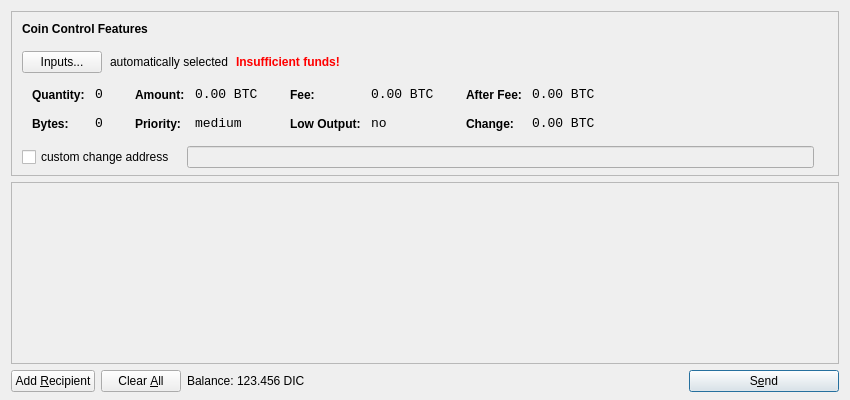
<?xml version="1.0" encoding="UTF-8"?>
<ui version="4.0">
 <class>SendCoinsDialog</class>
 <widget class="QDialog" name="SendCoinsDialog">
  <property name="geometry">
   <rect>
    <x>0</x>
    <y>0</y>
    <width>850</width>
    <height>400</height>
   </rect>
  </property>
  <property name="windowTitle">
   <string>Send Coins</string>
  </property>
  <layout class="QVBoxLayout" name="verticalLayout" stretch="0,1,0">
   <property name="bottomMargin">
    <number>8</number>
   </property>
   <item>
    <widget class="QFrame" name="frameCoinControl">
     <property name="sizePolicy">
      <sizepolicy hsizetype="Expanding" vsizetype="Expanding">
       <horstretch>0</horstretch>
       <verstretch>0</verstretch>
      </sizepolicy>
     </property>
     <property name="maximumSize">
      <size>
       <width>16777215</width>
       <height>16777215</height>
      </size>
     </property>
     <property name="frameShape">
      <enum>QFrame::StyledPanel</enum>
     </property>
     <property name="frameShadow">
      <enum>QFrame::Sunken</enum>
     </property>
     <layout class="QVBoxLayout" name="verticalLayoutCoinControl2">
      <property name="spacing">
       <number>-1</number>
      </property>
      <property name="leftMargin">
       <number>0</number>
      </property>
      <property name="topMargin">
       <number>0</number>
      </property>
      <property name="rightMargin">
       <number>0</number>
      </property>
      <property name="bottomMargin">
       <number>6</number>
      </property>
      <item>
       <layout class="QVBoxLayout" name="verticalLayoutCoinControl" stretch="0,0,0,0,1">
        <property name="spacing">
         <number>0</number>
        </property>
        <property name="leftMargin">
         <number>10</number>
        </property>
        <property name="topMargin">
         <number>10</number>
        </property>
        <item>
         <layout class="QHBoxLayout" name="horizontalLayoutCoinControl1">
          <property name="bottomMargin">
           <number>15</number>
          </property>
          <item>
           <widget class="QLabel" name="labelCoinControlFeatures">
            <property name="sizePolicy">
             <sizepolicy hsizetype="Preferred" vsizetype="Maximum">
              <horstretch>0</horstretch>
              <verstretch>0</verstretch>
             </sizepolicy>
            </property>
            <property name="font">
             <font>
              <weight>75</weight>
              <bold>true</bold>
             </font>
            </property>
            <property name="styleSheet">
             <string notr="true">font-weight:bold;</string>
            </property>
            <property name="text">
             <string>Coin Control Features</string>
            </property>
           </widget>
          </item>
         </layout>
        </item>
        <item>
         <layout class="QHBoxLayout" name="horizontalLayoutCoinControl2" stretch="0,0,0,0">
          <property name="spacing">
           <number>8</number>
          </property>
          <property name="bottomMargin">
           <number>10</number>
          </property>
          <item>
           <widget class="QPushButton" name="pushButtonCoinControl">
            <property name="styleSheet">
             <string notr="true"/>
            </property>
            <property name="text">
             <string>Inputs...</string>
            </property>
           </widget>
          </item>
          <item>
           <widget class="QLabel" name="labelCoinControlAutomaticallySelected">
            <property name="text">
             <string>automatically selected</string>
            </property>
            <property name="margin">
             <number>5</number>
            </property>
           </widget>
          </item>
          <item>
           <widget class="QLabel" name="labelCoinControlInsuffFunds">
            <property name="font">
             <font>
              <weight>75</weight>
              <bold>true</bold>
             </font>
            </property>
            <property name="styleSheet">
             <string notr="true">color:red;font-weight:bold;</string>
            </property>
            <property name="text">
             <string>Insufficient funds!</string>
            </property>
            <property name="margin">
             <number>5</number>
            </property>
           </widget>
          </item>
          <item>
           <spacer name="horizontalSpacerCoinControl">
            <property name="orientation">
             <enum>Qt::Horizontal</enum>
            </property>
            <property name="sizeHint" stdset="0">
             <size>
              <width>40</width>
              <height>1</height>
             </size>
            </property>
           </spacer>
          </item>
         </layout>
        </item>
        <item>
         <widget class="QWidget" name="widgetCoinControl" native="true">
          <property name="sizePolicy">
           <sizepolicy hsizetype="Preferred" vsizetype="Preferred">
            <horstretch>0</horstretch>
            <verstretch>0</verstretch>
           </sizepolicy>
          </property>
          <property name="minimumSize">
           <size>
            <width>0</width>
            <height>0</height>
           </size>
          </property>
          <property name="styleSheet">
           <string notr="true"/>
          </property>
          <layout class="QHBoxLayout" name="horizontalLayoutCoinControl5">
           <property name="margin">
            <number>0</number>
           </property>
           <item>
            <layout class="QHBoxLayout" name="horizontalLayoutCoinControl3" stretch="0,0,0,1">
             <property name="spacing">
              <number>20</number>
             </property>
             <property name="topMargin">
              <number>0</number>
             </property>
             <property name="bottomMargin">
              <number>10</number>
             </property>
             <item>
              <layout class="QFormLayout" name="formLayoutCoinControl1">
               <property name="horizontalSpacing">
                <number>10</number>
               </property>
               <property name="verticalSpacing">
                <number>14</number>
               </property>
               <property name="leftMargin">
                <number>10</number>
               </property>
               <property name="topMargin">
                <number>4</number>
               </property>
               <property name="rightMargin">
                <number>6</number>
               </property>
               <item row="0" column="0">
                <widget class="QLabel" name="labelCoinControlQuantityText">
                 <property name="styleSheet">
                  <string notr="true">font-weight:bold;</string>
                 </property>
                 <property name="text">
                  <string>Quantity:</string>
                 </property>
                 <property name="margin">
                  <number>0</number>
                 </property>
                </widget>
               </item>
               <item row="0" column="1">
                <widget class="QLabel" name="labelCoinControlQuantity">
                 <property name="font">
                  <font>
                   <family>Monospace</family>
                   <pointsize>10</pointsize>
                  </font>
                 </property>
                 <property name="cursor">
                  <cursorShape>IBeamCursor</cursorShape>
                 </property>
                 <property name="contextMenuPolicy">
                  <enum>Qt::ActionsContextMenu</enum>
                 </property>
                 <property name="text">
                  <string notr="true">0</string>
                 </property>
                 <property name="margin">
                  <number>0</number>
                 </property>
                 <property name="textInteractionFlags">
                  <set>Qt::LinksAccessibleByMouse|Qt::TextSelectableByKeyboard|Qt::TextSelectableByMouse</set>
                 </property>
                </widget>
               </item>
               <item row="1" column="0">
                <widget class="QLabel" name="labelCoinControlBytesText">
                 <property name="styleSheet">
                  <string notr="true">font-weight:bold;</string>
                 </property>
                 <property name="text">
                  <string>Bytes:</string>
                 </property>
                </widget>
               </item>
               <item row="1" column="1">
                <widget class="QLabel" name="labelCoinControlBytes">
                 <property name="font">
                  <font>
                   <family>Monospace</family>
                   <pointsize>10</pointsize>
                  </font>
                 </property>
                 <property name="cursor">
                  <cursorShape>IBeamCursor</cursorShape>
                 </property>
                 <property name="contextMenuPolicy">
                  <enum>Qt::ActionsContextMenu</enum>
                 </property>
                 <property name="text">
                  <string notr="true">0</string>
                 </property>
                 <property name="textInteractionFlags">
                  <set>Qt::LinksAccessibleByMouse|Qt::TextSelectableByKeyboard|Qt::TextSelectableByMouse</set>
                 </property>
                </widget>
               </item>
              </layout>
             </item>
             <item>
              <layout class="QFormLayout" name="formLayoutCoinControl2">
               <property name="horizontalSpacing">
                <number>10</number>
               </property>
               <property name="verticalSpacing">
                <number>14</number>
               </property>
               <property name="leftMargin">
                <number>6</number>
               </property>
               <property name="topMargin">
                <number>4</number>
               </property>
               <property name="rightMargin">
                <number>6</number>
               </property>
               <item row="0" column="0">
                <widget class="QLabel" name="labelCoinControlAmountText">
                 <property name="styleSheet">
                  <string notr="true">font-weight:bold;</string>
                 </property>
                 <property name="text">
                  <string>Amount:</string>
                 </property>
                 <property name="margin">
                  <number>0</number>
                 </property>
                </widget>
               </item>
               <item row="0" column="1">
                <widget class="QLabel" name="labelCoinControlAmount">
                 <property name="font">
                  <font>
                   <family>Monospace</family>
                   <pointsize>10</pointsize>
                  </font>
                 </property>
                 <property name="cursor">
                  <cursorShape>IBeamCursor</cursorShape>
                 </property>
                 <property name="contextMenuPolicy">
                  <enum>Qt::ActionsContextMenu</enum>
                 </property>
                 <property name="text">
                  <string notr="true">0.00 BTC</string>
                 </property>
                 <property name="textInteractionFlags">
                  <set>Qt::LinksAccessibleByMouse|Qt::TextSelectableByKeyboard|Qt::TextSelectableByMouse</set>
                 </property>
                </widget>
               </item>
               <item row="1" column="0">
                <widget class="QLabel" name="labelCoinControlPriorityText">
                 <property name="styleSheet">
                  <string notr="true">font-weight:bold;</string>
                 </property>
                 <property name="text">
                  <string>Priority:</string>
                 </property>
                </widget>
               </item>
               <item row="1" column="1">
                <widget class="QLabel" name="labelCoinControlPriority">
                 <property name="font">
                  <font>
                   <family>Monospace</family>
                   <pointsize>10</pointsize>
                  </font>
                 </property>
                 <property name="cursor">
                  <cursorShape>IBeamCursor</cursorShape>
                 </property>
                 <property name="contextMenuPolicy">
                  <enum>Qt::ActionsContextMenu</enum>
                 </property>
                 <property name="text">
                  <string>medium</string>
                 </property>
                 <property name="textInteractionFlags">
                  <set>Qt::LinksAccessibleByMouse|Qt::TextSelectableByKeyboard|Qt::TextSelectableByMouse</set>
                 </property>
                </widget>
               </item>
              </layout>
             </item>
             <item>
              <layout class="QFormLayout" name="formLayoutCoinControl3">
               <property name="horizontalSpacing">
                <number>10</number>
               </property>
               <property name="verticalSpacing">
                <number>14</number>
               </property>
               <property name="leftMargin">
                <number>6</number>
               </property>
               <property name="topMargin">
                <number>4</number>
               </property>
               <property name="rightMargin">
                <number>6</number>
               </property>
               <item row="0" column="0">
                <widget class="QLabel" name="labelCoinControlFeeText">
                 <property name="styleSheet">
                  <string notr="true">font-weight:bold;</string>
                 </property>
                 <property name="text">
                  <string>Fee:</string>
                 </property>
                 <property name="margin">
                  <number>0</number>
                 </property>
                </widget>
               </item>
               <item row="0" column="1">
                <widget class="QLabel" name="labelCoinControlFee">
                 <property name="font">
                  <font>
                   <family>Monospace</family>
                   <pointsize>10</pointsize>
                  </font>
                 </property>
                 <property name="cursor">
                  <cursorShape>IBeamCursor</cursorShape>
                 </property>
                 <property name="contextMenuPolicy">
                  <enum>Qt::ActionsContextMenu</enum>
                 </property>
                 <property name="text">
                  <string notr="true">0.00 BTC</string>
                 </property>
                 <property name="textInteractionFlags">
                  <set>Qt::LinksAccessibleByMouse|Qt::TextSelectableByKeyboard|Qt::TextSelectableByMouse</set>
                 </property>
                </widget>
               </item>
               <item row="1" column="0">
                <widget class="QLabel" name="labelCoinControlLowOutputText">
                 <property name="styleSheet">
                  <string notr="true">font-weight:bold;</string>
                 </property>
                 <property name="text">
                  <string>Low Output:</string>
                 </property>
                </widget>
               </item>
               <item row="1" column="1">
                <widget class="QLabel" name="labelCoinControlLowOutput">
                 <property name="font">
                  <font>
                   <family>Monospace</family>
                   <pointsize>10</pointsize>
                  </font>
                 </property>
                 <property name="cursor">
                  <cursorShape>IBeamCursor</cursorShape>
                 </property>
                 <property name="contextMenuPolicy">
                  <enum>Qt::ActionsContextMenu</enum>
                 </property>
                 <property name="text">
                  <string>no</string>
                 </property>
                 <property name="textInteractionFlags">
                  <set>Qt::LinksAccessibleByMouse|Qt::TextSelectableByKeyboard|Qt::TextSelectableByMouse</set>
                 </property>
                </widget>
               </item>
              </layout>
             </item>
             <item>
              <layout class="QFormLayout" name="formLayoutCoinControl4">
               <property name="horizontalSpacing">
                <number>10</number>
               </property>
               <property name="verticalSpacing">
                <number>14</number>
               </property>
               <property name="leftMargin">
                <number>6</number>
               </property>
               <property name="topMargin">
                <number>4</number>
               </property>
               <property name="rightMargin">
                <number>6</number>
               </property>
               <item row="0" column="0">
                <widget class="QLabel" name="labelCoinControlAfterFeeText">
                 <property name="styleSheet">
                  <string notr="true">font-weight:bold;</string>
                 </property>
                 <property name="text">
                  <string>After Fee:</string>
                 </property>
                 <property name="margin">
                  <number>0</number>
                 </property>
                </widget>
               </item>
               <item row="0" column="1">
                <widget class="QLabel" name="labelCoinControlAfterFee">
                 <property name="font">
                  <font>
                   <family>Monospace</family>
                   <pointsize>10</pointsize>
                  </font>
                 </property>
                 <property name="cursor">
                  <cursorShape>IBeamCursor</cursorShape>
                 </property>
                 <property name="contextMenuPolicy">
                  <enum>Qt::ActionsContextMenu</enum>
                 </property>
                 <property name="text">
                  <string notr="true">0.00 BTC</string>
                 </property>
                 <property name="textInteractionFlags">
                  <set>Qt::LinksAccessibleByMouse|Qt::TextSelectableByKeyboard|Qt::TextSelectableByMouse</set>
                 </property>
                </widget>
               </item>
               <item row="1" column="0">
                <widget class="QLabel" name="labelCoinControlChangeText">
                 <property name="styleSheet">
                  <string notr="true">font-weight:bold;</string>
                 </property>
                 <property name="text">
                  <string>Change:</string>
                 </property>
                </widget>
               </item>
               <item row="1" column="1">
                <widget class="QLabel" name="labelCoinControlChange">
                 <property name="font">
                  <font>
                   <family>Monospace</family>
                   <pointsize>10</pointsize>
                  </font>
                 </property>
                 <property name="cursor">
                  <cursorShape>IBeamCursor</cursorShape>
                 </property>
                 <property name="contextMenuPolicy">
                  <enum>Qt::ActionsContextMenu</enum>
                 </property>
                 <property name="text">
                  <string notr="true">0.00 BTC</string>
                 </property>
                 <property name="textInteractionFlags">
                  <set>Qt::LinksAccessibleByMouse|Qt::TextSelectableByKeyboard|Qt::TextSelectableByMouse</set>
                 </property>
                </widget>
               </item>
              </layout>
             </item>
            </layout>
           </item>
          </layout>
         </widget>
        </item>
        <item>
         <layout class="QHBoxLayout" name="horizontalLayoutCoinControl4" stretch="0,0,0">
          <property name="spacing">
           <number>12</number>
          </property>
          <property name="sizeConstraint">
           <enum>QLayout::SetDefaultConstraint</enum>
          </property>
          <property name="topMargin">
           <number>5</number>
          </property>
          <property name="rightMargin">
           <number>5</number>
          </property>
          <item>
           <widget class="QCheckBox" name="checkBoxCoinControlChange">
            <property name="text">
             <string>custom change address</string>
            </property>
           </widget>
          </item>
          <item>
           <widget class="QLineEdit" name="lineEditCoinControlChange">
            <property name="enabled">
             <bool>false</bool>
            </property>
            <property name="sizePolicy">
             <sizepolicy hsizetype="Expanding" vsizetype="Fixed">
              <horstretch>0</horstretch>
              <verstretch>0</verstretch>
             </sizepolicy>
            </property>
           </widget>
          </item>
          <item>
           <widget class="QLabel" name="labelCoinControlChangeLabel">
            <property name="sizePolicy">
             <sizepolicy hsizetype="Preferred" vsizetype="Expanding">
              <horstretch>0</horstretch>
              <verstretch>0</verstretch>
             </sizepolicy>
            </property>
            <property name="minimumSize">
             <size>
              <width>0</width>
              <height>0</height>
             </size>
            </property>
            <property name="text">
             <string/>
            </property>
            <property name="margin">
             <number>3</number>
            </property>
           </widget>
          </item>
         </layout>
        </item>
        <item>
         <spacer name="verticalSpacerCoinControl">
          <property name="orientation">
           <enum>Qt::Vertical</enum>
          </property>
          <property name="sizeHint" stdset="0">
           <size>
            <width>800</width>
            <height>1</height>
           </size>
          </property>
         </spacer>
        </item>
       </layout>
      </item>
     </layout>
    </widget>
   </item>
   <item>
    <widget class="QScrollArea" name="scrollArea">
     <property name="widgetResizable">
      <bool>true</bool>
     </property>
     <widget class="QWidget" name="scrollAreaWidgetContents">
      <property name="geometry">
       <rect>
        <x>0</x>
        <y>0</y>
        <width>830</width>
        <height>165</height>
       </rect>
      </property>
      <layout class="QVBoxLayout" name="verticalLayout_2">
       <property name="margin">
        <number>0</number>
       </property>
       <item>
        <layout class="QVBoxLayout" name="entries">
         <property name="spacing">
          <number>6</number>
         </property>
        </layout>
       </item>
       <item>
        <spacer name="verticalSpacer">
         <property name="orientation">
          <enum>Qt::Vertical</enum>
         </property>
         <property name="sizeHint" stdset="0">
          <size>
           <width>20</width>
           <height>40</height>
          </size>
         </property>
        </spacer>
       </item>
      </layout>
     </widget>
    </widget>
   </item>
   <item>
    <layout class="QHBoxLayout" name="horizontalLayout">
     <item>
      <widget class="QPushButton" name="addButton">
       <property name="toolTip">
        <string>Send to multiple recipients at once</string>
       </property>
       <property name="text">
        <string>Add &amp;Recipient</string>
       </property>
       <property name="icon">
        <iconset resource="../bitcoin.qrc">
         <normaloff>:/icons/add</normaloff>:/icons/add</iconset>
       </property>
       <property name="autoDefault">
        <bool>false</bool>
       </property>
      </widget>
     </item>
     <item>
      <widget class="QPushButton" name="clearButton">
       <property name="sizePolicy">
        <sizepolicy hsizetype="Minimum" vsizetype="Fixed">
         <horstretch>0</horstretch>
         <verstretch>0</verstretch>
        </sizepolicy>
       </property>
       <property name="toolTip">
        <string>Remove all transaction fields</string>
       </property>
       <property name="text">
        <string>Clear &amp;All</string>
       </property>
       <property name="icon">
        <iconset resource="../bitcoin.qrc">
         <normaloff>:/icons/remove</normaloff>:/icons/remove</iconset>
       </property>
       <property name="autoRepeatDelay">
        <number>300</number>
       </property>
       <property name="autoDefault">
        <bool>false</bool>
       </property>
      </widget>
     </item>
     <item>
      <layout class="QHBoxLayout" name="horizontalLayout_2">
       <property name="spacing">
        <number>3</number>
       </property>
       <item>
        <widget class="QLabel" name="label">
         <property name="text">
          <string>Balance:</string>
         </property>
        </widget>
       </item>
       <item>
        <widget class="QLabel" name="labelBalance">
         <property name="cursor">
          <cursorShape>IBeamCursor</cursorShape>
         </property>
         <property name="text">
          <string>123.456 DIC</string>
         </property>
         <property name="textInteractionFlags">
          <set>Qt::LinksAccessibleByMouse|Qt::TextSelectableByKeyboard|Qt::TextSelectableByMouse</set>
         </property>
        </widget>
       </item>
      </layout>
     </item>
     <item>
      <spacer name="horizontalSpacer">
       <property name="orientation">
        <enum>Qt::Horizontal</enum>
       </property>
       <property name="sizeHint" stdset="0">
        <size>
         <width>40</width>
         <height>20</height>
        </size>
       </property>
      </spacer>
     </item>
     <item>
      <widget class="QPushButton" name="sendButton">
       <property name="minimumSize">
        <size>
         <width>150</width>
         <height>0</height>
        </size>
       </property>
       <property name="toolTip">
        <string>Confirm the send action</string>
       </property>
       <property name="text">
        <string>S&amp;end</string>
       </property>
       <property name="icon">
        <iconset resource="../bitcoin.qrc">
         <normaloff>:/icons/send</normaloff>:/icons/send</iconset>
       </property>
       <property name="default">
        <bool>true</bool>
       </property>
      </widget>
     </item>
    </layout>
   </item>
  </layout>
 </widget>
 <resources>
  <include location="../bitcoin.qrc"/>
 </resources>
 <connections/>
</ui>
